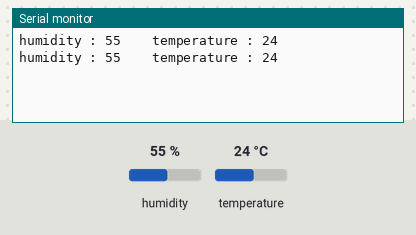
A sketch run on a simulated Arduino Uno, built with avr-gcc and run on an emulated ATmega328P. On the bench: the last lines printed to the serial monitor. Wiring (inferred from the names in the program): DHT11 sensor: data pin 2. Inputs (shaded band) come from the test bench; at power-on: humidity 55 %, temperature 24 °C.

Above: at 2.3 s.
2.4 s: humidity set to 22 %
At 4.1 s:
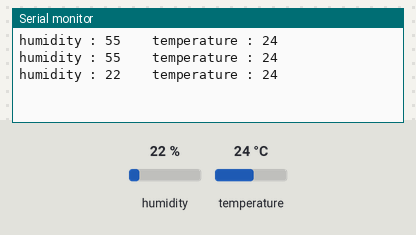
4.5 s: temperature set to 12 °C
At 5.0 s:
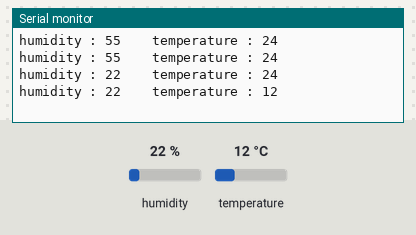
6.6 s: humidity set to 40 %
At 8.9 s:
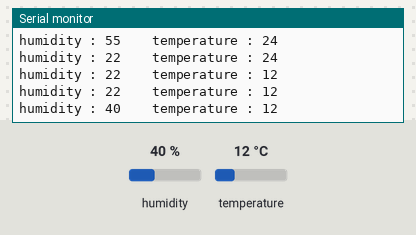
Timing chart, 0 to 10.4 s (numbered marks = the images above; inputs shaded):
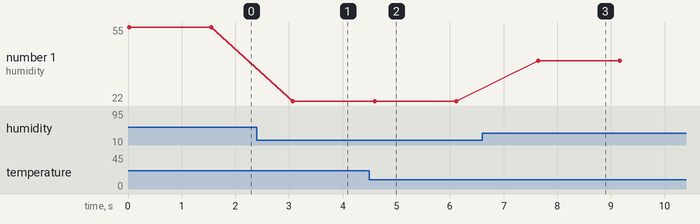

The sketch:

______DHT11__1_______X____.ino
```cpp
int DHT11 = 2;
int data[40];
int humidity;
int humidity2;
int temperature;
int temperature2;
int checksum;
int expect;

void setup() {
  Serial.begin(9600);
}

void loop() {
  readDHT11();
  Serial.print("humidity : ");
  Serial.print(humidity);
  Serial.print("    temperature : ");
  Serial.println(temperature);
  delay(1500);
}

void readDHT11() {
  humidity = -1;
  temperature = -1;
  pinMode (DHT11, OUTPUT);
  digitalWrite (DHT11, LOW);
  delay(20);
  digitalWrite (DHT11, HIGH);
  pinMode (DHT11, INPUT);
  delayMicroseconds (30);
  if (confirm (DHT11, 80, LOW)) {
    Serial.println("Error on Start LOW");
    return;
  }
  if (confirm (DHT11, 80, HIGH)) {
    Serial.println("Error on Start HIGH");
    return;
  }
  for (int i = 0; i < 40; i++) {
    if (confirm(DHT11, 50, LOW)) {
      Serial.println("Error on Data LOW");
      return;
    }
    bool ok = false;
    int tick = 0;
    for (int j = 0; j < 8; j++, tick++) {
      if (digitalRead(DHT11) != HIGH) {
        ok = true;
        break;
      }
      delayMicroseconds(10);
    }
    if (!ok) { //
      Serial.println("Error on Data Read");
      return;
    }
    data[i] = (tick > 3 ? 1 : 0);
  }
  if (confirm(DHT11, 50, LOW)) {
    Serial.println("Error on End of Reading");
    return;
  }
  humidity = bits2byte(data);
  humidity2 = bits2byte(data + 8);
  temperature = bits2byte(data + 16);
  temperature2 = bits2byte(data + 24);
  checksum = bits2byte(data + 32);

  expect = humidity + humidity2 + temperature + temperature2;
  if (checksum != expect) {
    Serial.println("there are some error on Transmission");
    humidity = -1;
    temperature = -1;
  }
}

int confirm (int pin, int us, byte level) {
  int count = us / 10;
  if ((us % 10) > 0) count++;

  bool ok = false;
  for (int i = 0; i < count; i++) {
    delayMicroseconds(10);

    if (digitalRead(pin) != level) {
      ok = true;
      break;
    }
  }
  if (!ok) {
    return -1;
  }
  return 0;
}

int bits2byte(int data[8]) {
  int v = 0;
  for (int i = 0; i < 8; i++) {
    v += data[i] << (7 - i);
  }
  return v;
}
```

Measured:
- after the input at 2.4 s, the serial monitor: prints a new line after 0.67 s (image 1)
- after the input at 4.5 s, the serial monitor: prints a new line after 0.10 s (image 2)
- after the input at 6.6 s, the serial monitor: prints a new line after 1.0 s (image 3)
- plotted number 1: 55 → 22 after the input at 2.4 s, 22 → 40 after the input at 6.6 s
